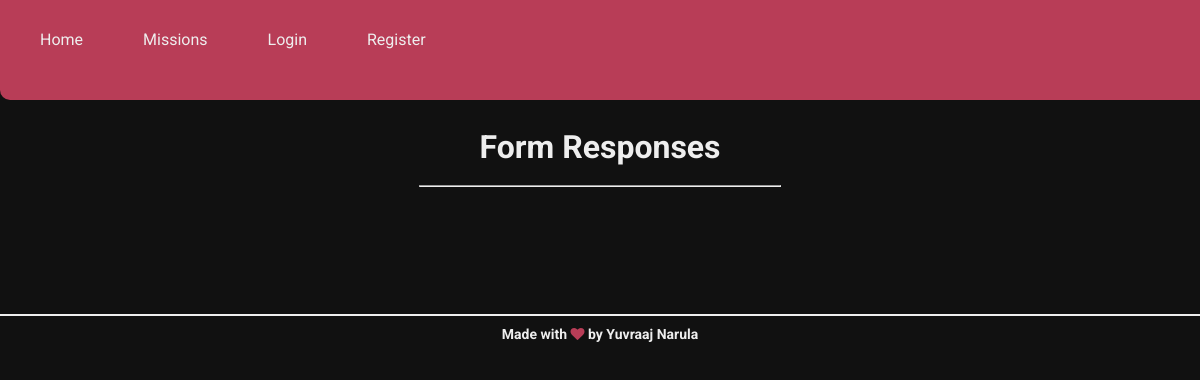
/admin, run on an earlier commit of the app's database.
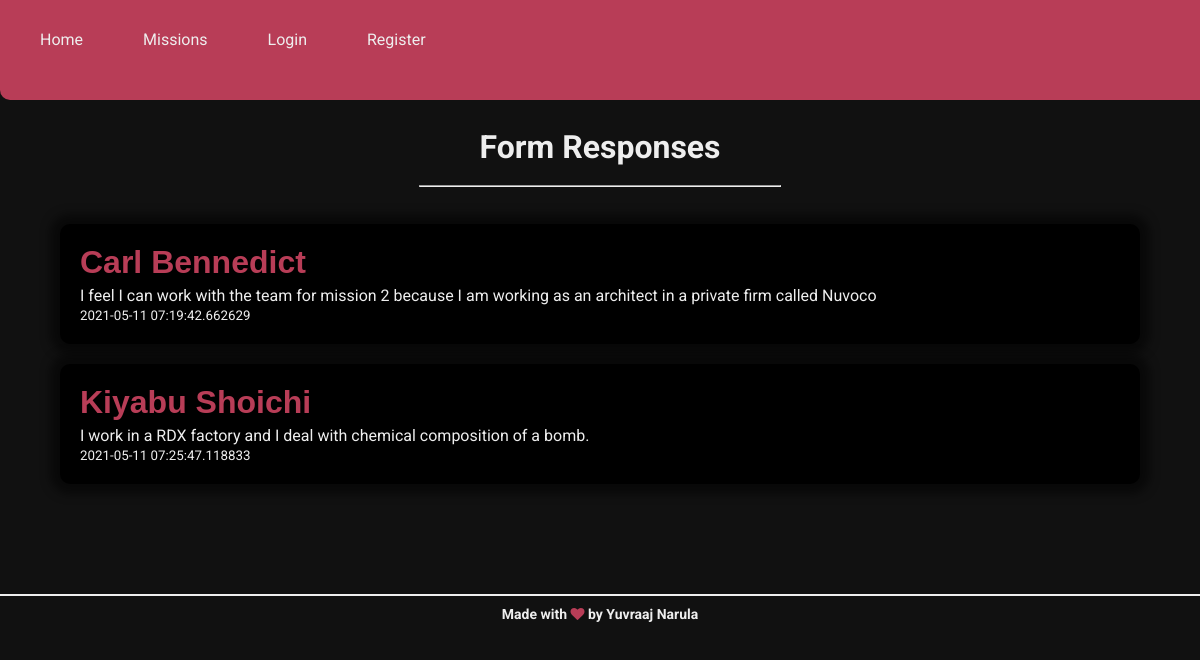
And on a later commit of the database.
### spaceconnect/models.py (models this page shows, shortened)
class Post(db.Model):
    id = db.Column(db.Integer, primary_key=True)
    title = db.Column(db.String(100), nullable=False)
    date_posted = db.Column(db.DateTime, nullable=False, default=datetime.utcnow)
    content = db.Column(db.Text, nullable=False)
    user_id = db.Column(db.Integer, db.ForeignKey('user.id'), nullable=False)

### spaceconnect/routes.py (the view)
@app.route('/admin')
def admin():
    posts = Post.query.all()
    return render_template('admin.html', title='Admin',posts= posts)

### spaceconnect/templates/admin.html
{% extends "layout.html" %}
{% block content %}
<div class="admin-panel">
    <center>
    <h1 class="admin-header">Form Responses </h1>
    <br>
    <hr>
</center>
<br>
<div class="admin-response">
    {% for post in posts %}
    <div class="admin-form-data">
        <h1>{{post.title}}</h1>
        <p>{{post.content}}</p>
        <small>{{post.date_posted}}</small>
    </div>
    {% endfor %}
</div>
</div>
{% endblock %} %}

### spaceconnect/templates/layout.html (shortened to what this page needs)
<!DOCTYPE html>
<html>
<head>
    <link rel="stylesheet" href="https://cdnjs.cloudflare.com/ajax/libs/font-awesome/4.7.0/css/font-awesome.min.css">
    <link rel="stylesheet" type="text/css" href="{{ url_for('static', filename='main.css') }}">
</head>
<body>
  <header class="site-header">
    <ul class="navbar">
    <li><a  href="{{ url_for('home') }}">Home</a>
    <li><a href="{{ url_for('about') }}">Missions</a>
    {% if current_user.is_authenticated %}
      <li><a href="{{url_for('apply')}}">Apply</a></li>
      <li><a  href="{{ url_for('logout') }}">Logout</a>
      <li style="cursor:pointer;">Hi {{ current_user.username }}</a></li>
    {% else %}
    <li><a  href="{{ url_for('login') }}">Login</a>
    <li><a  href="{{ url_for('register') }}">Register</a>
    {% endif %}
    </ul>
  </header>
    {% block content %}{% endblock %}
  <footer>
    <center>
    <h6>Made with <i class="fa fa-heart"></i> by Yuvraaj Narula</h6>
  </center>
  </footer>
</body>
</html>

### spaceconnect/static/main.css (style rules this page uses)
* { margin: 0; padding:0; transition: all 0.2s; }
body { font-family: 'Roboto', sans-serif; background: #111; color: #eee; }
.navbar { position: fixed; background: #b83d57; width: 160vh; height: 10vh; border-bottom-left-radius: 10px; border-bottom-right-radius: 10px; }
.navbar a { color: #eee; text-decoration: none; }
ul { list-style-type: none; padding: 10px; overflow: hidden; z-index: 10; }
li { float: left; padding: 20px; }
li a { padding: 10px; }
footer { bottom: 0; border-top: 2px solid #eee; padding:10px; }
footer h6 { font-size: 14px; }
footer i { color: #b83d57; }
.admin-panel .admin-header { padding-top: 4em; }
.admin-panel hr { width: 30%; }
.admin-panel .admin-response { width: 90%; margin-left: 50px; margin-top: 0.5rem; margin-bottom: 5rem; padding: 10px; }
.admin-panel .admin-response .admin-form-data { background:#000; padding: 20px; border-radius: 10px; margin-bottom: 20px; box-shadow: 0 0 10px 10px rgba(0,0,0,0.5); }
.admin-panel .admin-response .admin-form-data h1 { color: #b83d57; font-family: 'Noto Sans JP', sans-serif; font-weight: 800; margin-bottom : 5px; }

What changed in the data, as far as the page shows it:
added Post: title "Carl Bennedict", content "I feel I can work with the team for mission 2 because I am working as an architect in a private firm called Nuvoco", date_posted "2021-05-11 07:19:42.662629"
added Post: title "Kiyabu Shoichi", content "I work in a RDX factory and I deal with chemical composition of a bomb.", date_posted "2021-05-11 07:25:47.118833"
